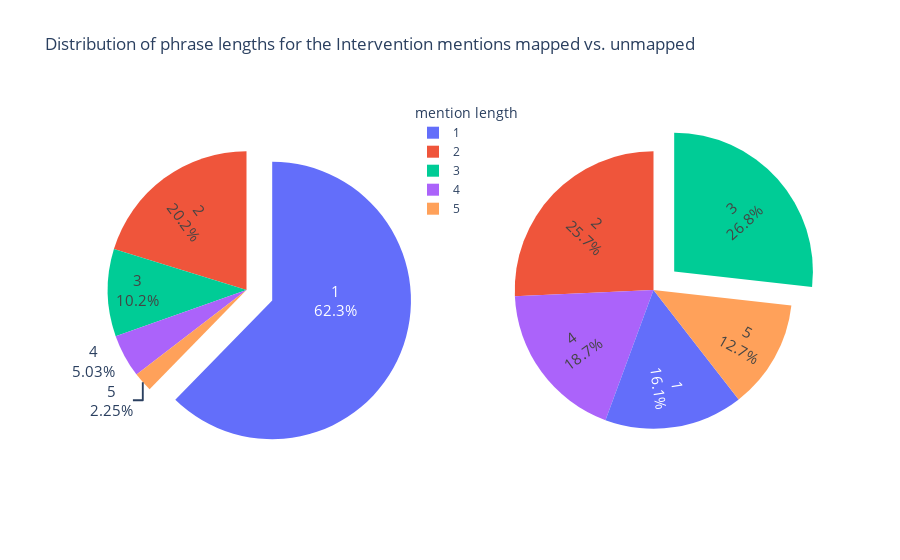

The notebook cell saved with this chart:
### Code cell
# Create subplots: use 'domain' type for Pie subplot
from plotly.subplots import make_subplots

fig = make_subplots(rows=1, cols=2, specs=[[{'type':'domain'}, {'type':'domain'}]])
fig.add_trace(go.Pie(labels=labels_, values=values_, name='XYZ', insidetextorientation='radial', textinfo='label+percent', pull=[0.2, 0, 0.0, 0, 0]), 1, 1)
fig.add_trace(go.Pie(labels=labels, values=values, name='ABC', insidetextorientation='radial',  textinfo='label+percent', pull=[0.2, 0, 0.0, 0, 0]), 1, 2)

# Use `hole` to create a donut-like pie chart
fig.update_traces(hoverinfo="label+percent+name")
fig.update_traces(textfont_size=15)
fig.update_layout(legend=dict({'traceorder': 'normal'}), legend_title_text='mention length', legend_x=0.45)

fig.update_layout(
    title_text='Distribution of phrase lengths for the Intervention mentions mapped vs. unmapped')

fig.show()

### Figure 1 — Plotly figure (JSON) as saved in the notebook; plotly's stock layout.template omitted (floating-point values rounded to 4 significant figures)
{"data": [{"domain": {"x": [0, 0.45], "y": [0, 1]}, "hoverinfo": "label+percent+name", "insidetextorientation": "radial", "labels": [1, 2, 3, 4, 5], "name": "XYZ", "pull": [0.2, 0, 0, 0, 0], "textfont": {"size": 15}, "textinfo": "label+percent", "type": "pie", "values": [72991, 23705, 11916, 5894, 2639]}, {"domain": {"x": [0.55, 1], "y": [0, 1]}, "hoverinfo": "label+percent+name", "insidetextorientation": "radial", "labels": [3, 2, 4, 1, 5], "name": "ABC", "pull": [0.2, 0, 0, 0, 0], "textfont": {"size": 15}, "textinfo": "label+percent", "type": "pie", "values": [37802, 36293, 26346, 22792, 17932]}], "layout": {"legend": {"title": {"text": "mention length"}, "traceorder": "normal", "x": 0.45}, "title": {"text": "Distribution of phrase lengths for the Intervention mentions mapped vs. unmapped"}}}
